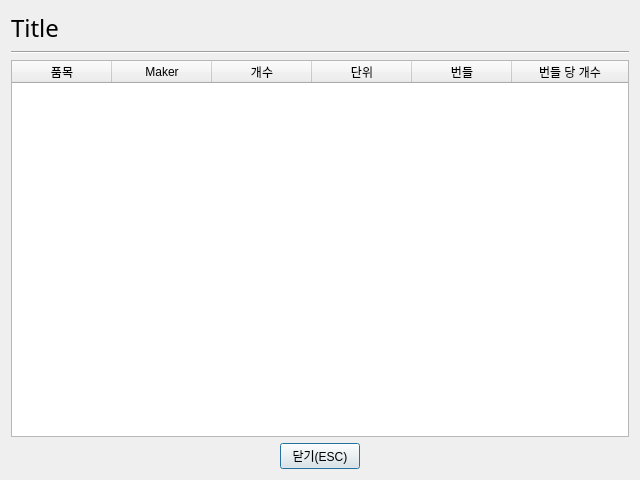
<?xml version="1.0" encoding="UTF-8"?>
<ui version="4.0">
 <class>Dialog</class>
 <widget class="QDialog" name="Dialog">
  <property name="geometry">
   <rect>
    <x>0</x>
    <y>0</y>
    <width>640</width>
    <height>480</height>
   </rect>
  </property>
  <property name="windowTitle">
   <string>저장소별 자재현황</string>
  </property>
  <property name="windowIcon">
   <iconset>
    <normaloff>logo.png</normaloff>logo.png</iconset>
  </property>
  <layout class="QGridLayout" name="gridLayout_2">
   <item row="0" column="0">
    <layout class="QGridLayout" name="gridLayout">
     <item row="0" column="0">
      <layout class="QVBoxLayout" name="verticalLayout">
       <item>
        <widget class="QLabel" name="label_title">
         <property name="font">
          <font>
           <family>넥슨Lv2고딕 Medium</family>
           <pointsize>18</pointsize>
          </font>
         </property>
         <property name="text">
          <string>Title</string>
         </property>
        </widget>
       </item>
       <item>
        <widget class="Line" name="line">
         <property name="orientation">
          <enum>Qt::Horizontal</enum>
         </property>
        </widget>
       </item>
       <item>
        <widget class="QTableWidget" name="tableWidget">
         <property name="alternatingRowColors">
          <bool>true</bool>
         </property>
         <property name="selectionMode">
          <enum>QAbstractItemView::SingleSelection</enum>
         </property>
         <property name="selectionBehavior">
          <enum>QAbstractItemView::SelectRows</enum>
         </property>
         <property name="gridStyle">
          <enum>Qt::SolidLine</enum>
         </property>
         <property name="sortingEnabled">
          <bool>true</bool>
         </property>
         <attribute name="horizontalHeaderVisible">
          <bool>true</bool>
         </attribute>
         <attribute name="horizontalHeaderCascadingSectionResizes">
          <bool>false</bool>
         </attribute>
         <attribute name="horizontalHeaderShowSortIndicator" stdset="0">
          <bool>true</bool>
         </attribute>
         <attribute name="horizontalHeaderStretchLastSection">
          <bool>true</bool>
         </attribute>
         <attribute name="verticalHeaderVisible">
          <bool>false</bool>
         </attribute>
         <column>
          <property name="text">
           <string>품목</string>
          </property>
          <property name="background">
           <color>
            <red>231</red>
            <green>168</green>
            <blue>142</blue>
           </color>
          </property>
         </column>
         <column>
          <property name="text">
           <string>Maker</string>
          </property>
          <property name="background">
           <color>
            <red>231</red>
            <green>168</green>
            <blue>142</blue>
           </color>
          </property>
         </column>
         <column>
          <property name="text">
           <string>개수</string>
          </property>
          <property name="background">
           <color>
            <red>231</red>
            <green>168</green>
            <blue>142</blue>
           </color>
          </property>
         </column>
         <column>
          <property name="text">
           <string>단위</string>
          </property>
          <property name="background">
           <color>
            <red>231</red>
            <green>168</green>
            <blue>142</blue>
           </color>
          </property>
         </column>
         <column>
          <property name="text">
           <string>번들</string>
          </property>
          <property name="background">
           <color>
            <red>231</red>
            <green>168</green>
            <blue>142</blue>
           </color>
          </property>
         </column>
         <column>
          <property name="text">
           <string>번들 당 개수</string>
          </property>
          <property name="background">
           <color>
            <red>231</red>
            <green>168</green>
            <blue>142</blue>
           </color>
          </property>
         </column>
        </widget>
       </item>
      </layout>
     </item>
     <item row="2" column="0">
      <layout class="QHBoxLayout" name="horizontalLayout">
       <item>
        <widget class="QPushButton" name="button_close">
         <property name="sizePolicy">
          <sizepolicy hsizetype="Fixed" vsizetype="Fixed">
           <horstretch>0</horstretch>
           <verstretch>0</verstretch>
          </sizepolicy>
         </property>
         <property name="text">
          <string>닫기(ESC)</string>
         </property>
         <property name="shortcut">
          <string>Esc</string>
         </property>
        </widget>
       </item>
      </layout>
     </item>
    </layout>
   </item>
  </layout>
 </widget>
 <resources/>
 <connections/>
</ui>
